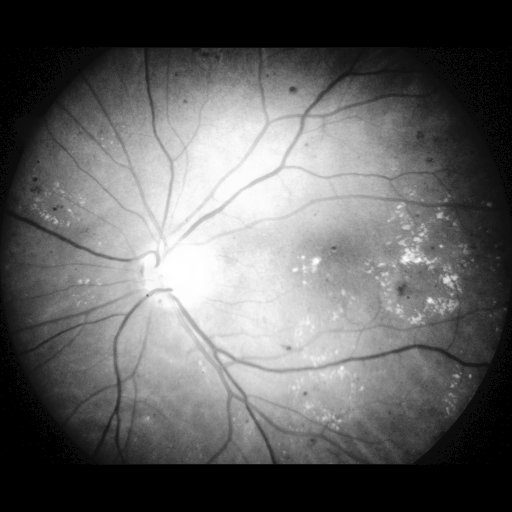
#> input picture 2.png, 512 x 512 px; its folder holds only this picture in this run
$ python -i es.py   (imports and definitions only)   (older library calls are emulated)
#> lines starting #> are read from the running program, lines starting #| are printed output that depends on the picture; after the words box and inside, x2 and y2 are one past the last pixel; in counts of white or black regions, pixels touching at a corner belong together
import tkinter as tk
from tkinter import Message ,Text
from PIL import Image, ImageTk
import argparse
import cv2
import matplotlib.pyplot as plt
import cv2
import numpy as np
import sys
import glob
import math
import time
import os
import itertools
import tkinter.messagebox as tm
#import requests
from PIL import Image
from numpy import average, linalg, dot
from skimage.segmentation import slic
from skimage.segmentation import mark_boundaries
from skimage.util import img_as_float
import matplotlib.pyplot as plt
import numpy as np
import argparse
from skimage import io, color, img_as_ubyte
from skimage.feature import greycomatrix, greycoprops
from sklearn.metrics.cluster import entropy
from PIL import Image, ImageStat

from scipy.stats import kurtosis, skew

import math
import argparse
import imutils

import pywt
import pywt.data
import matplotlib.pyplot as plt
import matplotlib.pyplot as plt1
import math
from matplotlib.figure import Figure
#from matplotlib.backends.backend_wxagg import FigureCanvasWxAgg as FigureCanvas

# [25 lines left out: function process, not called in this run]

def feature ( filename ):
#> called with filename = '2.png'
    img = Image.open(filename)
#> img is the input picture: PIL image 512x512 L; min 0, max 255, mean 98
    stat = ImageStat.Stat(img)
    stat = ImageStat.Stat(img)
    imageFile = filename


    im = Image.open(filename)
    im_grey = im.convert('LA') # convert to grayscale
    width,height = im.size
#> width = 512; height = 512

    total=0
    for i in range(0,width):
        for j in range(0,height):
            total += im_grey.getpixel((i,j))[0]
#> after the loop, total = 25700401

    mean = total / (width * height)
#> mean = 98.04


    image = cv2.imread(filename)
#> image: shape (512, 512, 3); min 0, max 255, mean 98
    gray = cv2.cvtColor(image, cv2.COLOR_BGR2GRAY)
    blurred = cv2.GaussianBlur(gray, (5, 5), 0)
    thresh = cv2.threshold(blurred, 60, 255, cv2.THRESH_BINARY)[1]
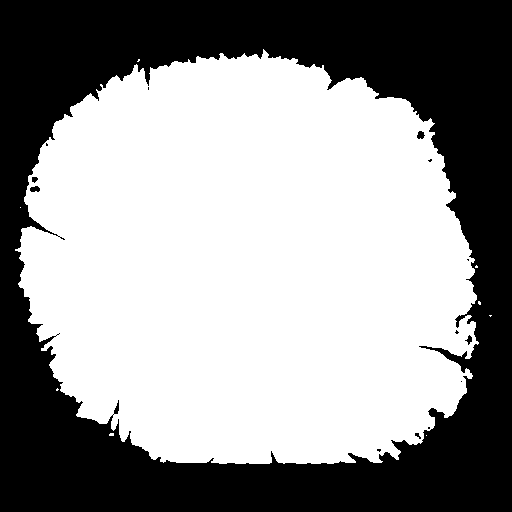
#> thresh: shape (512, 512); 58.6% white; 14 black regions (9 under 20 px), largest, box (x1, y1, x2, y2) and area: (0, 0, 512, 512) 108422, (417, 131, 425, 139) 47, (30, 186, 40, 192) 47, (465, 335, 472, 345) 34, (32, 177, 38, 183) 27


    g_kernel = cv2.getGaborKernel((21, 21), 8.0, np.pi/4, 10.0, 0.5, 0, ktype=cv2.CV_32F)

    img = cv2.imread(filename)
    img = cv2.cvtColor(img, cv2.COLOR_BGR2GRAY)
    filtered_img = cv2.filter2D(img, cv2.CV_8UC3, g_kernel)
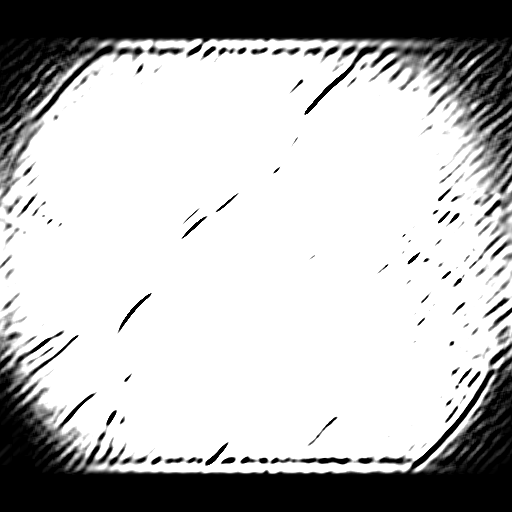
#> filtered_img: shape (512, 512); min 0, max 255, mean 186.2


    #sfta

    #binary

    img = cv2.imread(filename,0)
    ret,thresh1 = cv2.threshold(img,127,255,cv2.THRESH_BINARY)
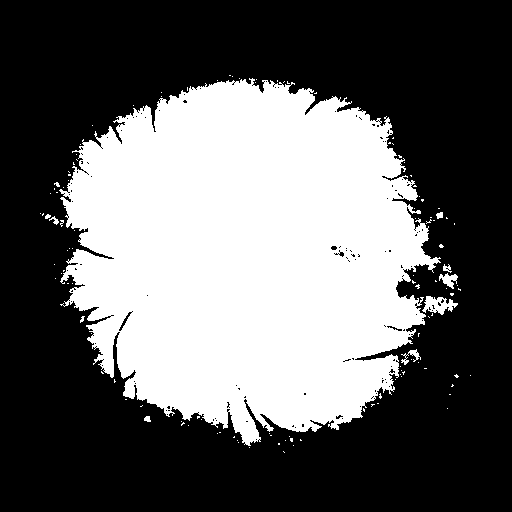
#> thresh1: shape (512, 512); 38.7% white; 122 white regions (113 under 20 px), largest, box (x1, y1, x2, y2) and area: (59, 78, 441, 446) 100226, (422, 296, 458, 315) 366, (439, 273, 458, 289) 156
    ret,thresh2 = cv2.threshold(img,127,255,cv2.THRESH_BINARY_INV)
    ret,thresh3 = cv2.threshold(img,127,255,cv2.THRESH_TRUNC)
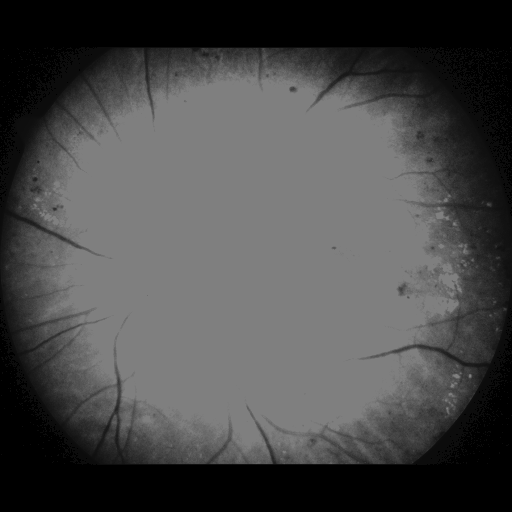
#> thresh3: shape (512, 512); min 0, max 127, mean 73.2
    ret,thresh4 = cv2.threshold(img,127,255,cv2.THRESH_TOZERO)
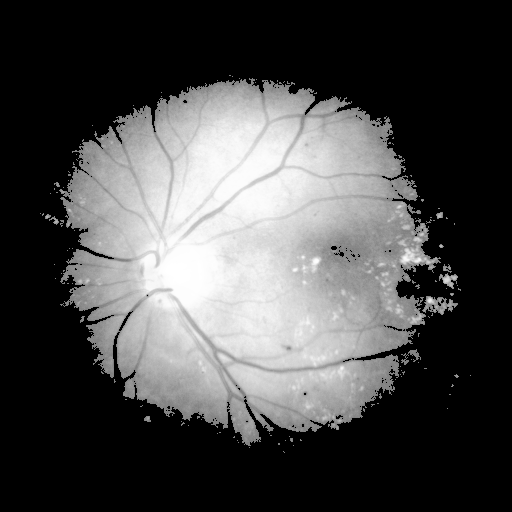
#> thresh4: shape (512, 512); min 0, max 255, mean 74
    ret,thresh5 = cv2.threshold(img,127,255,cv2.THRESH_TOZERO_INV)
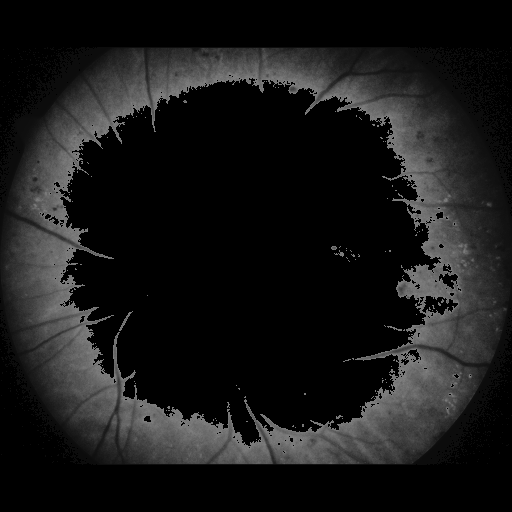
#> thresh5: shape (512, 512); min 0, max 125, mean 24.1

    titles = ['Original Image','BINARY','BINARY_INV','TRUNC','TOZERO','TOZERO_INV']
    images = [img, thresh1, thresh2, thresh3, thresh4, thresh5]

    for i in range(6):
        plt.subplot(2,3,i+1),plt.imshow(images[i],'gray')
        plt.title(titles[i])
        plt.xticks([]),plt.yticks([])

    #plt.show()


    #boader


    img = img
    edges = cv2.Canny(img,100,200)
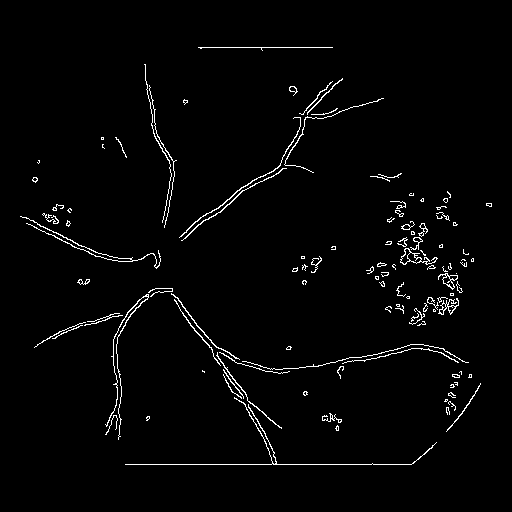
#> edges: shape (512, 512); 2.1% white in thin lines or dots, all inside (x1, y1, x2, y2) = (20, 47, 492, 465)

    plt.subplot(121),plt.imshow(img,cmap = 'gray')
    plt.title('Original Image'), plt.xticks([]), plt.yticks([])
    plt.subplot(122),plt.imshow(edges,cmap = 'gray')
    plt.title('Fractal Borders '), plt.xticks([]), plt.yticks([])

    #plt.show()


    h, w = g_kernel.shape[:2]
    g_kernel = cv2.resize(g_kernel, (3*w, 3*h), interpolation=cv2.INTER_CUBIC)


# [69 lines left out: functions superpixel, validate_contour, not called in this run]


def deg_to_rad(angle):
    return angle * np.pi / 180.0


def rad_to_deg(angle):
    return angle * 180 / np.pi


def enhance(img):
    kernel = np.array([[-1, 0, 1], [-2, 0, 2], [1, 0, 1]])
    return cv2.filter2D(img, -1, kernel)


# [203 lines left out: functions existingcall, ertcall, get_thumbnail, load_images, loadtrain, savefile and 1 more, not called in this run]


>>> result = feature('2.png')
